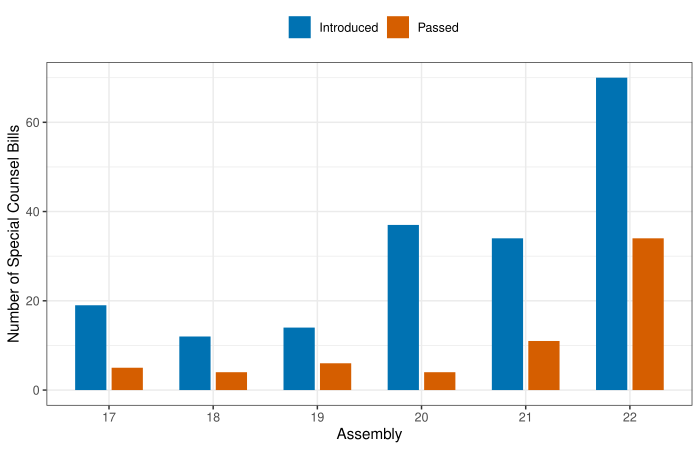

R code for this plot:
# Auto-generated figure for article
# Reads KNA data from Sys.getenv("KBL_DATA").
# Figure 1: Cross-Committee Change in Prosecutorial Keyword Share
library(arrow); library(dplyr); library(ggplot2); library(tidyr)
DATA <- Sys.getenv("KBL_DATA")
bills <- bind_rows(lapply(17:22, function(a) {
  f <- file.path(DATA, sprintf("master_bills_%d.parquet", a))
  if (file.exists(f)) read_parquet(f) else NULL
}))
sp_bills <- bills |>
  filter(grepl("특별검사|특검", bill_nm, perl = TRUE)) |>
  mutate(assembly = as.factor(age))
sp_summary <- sp_bills |>
  group_by(age) |>
  summarise(
    total = n(),
    passed = sum(passed == TRUE, na.rm = TRUE),
    .groups = "drop"
  ) |>
  pivot_longer(cols = c(total, passed), names_to = "type", values_to = "count") |>
  mutate(
    type = factor(type, levels = c("total", "passed"),
                  labels = c("Introduced", "Passed")),
    age = factor(age)
  )
okabe_ito <- c("#0072B2", "#D55E00")
ggplot(sp_summary, aes(x = age, y = count, fill = type)) +
  geom_col(position = position_dodge(width = 0.7), width = 0.6) +
  scale_fill_manual(values = okabe_ito, name = "") +
  labs(x = "Assembly", y = "Number of Special Counsel Bills") +
  theme_bw(base_size = 11) +
  theme(legend.position = "top")
ggsave("articles/figures/fig_1.pdf", width = 7, height = 4.5)
